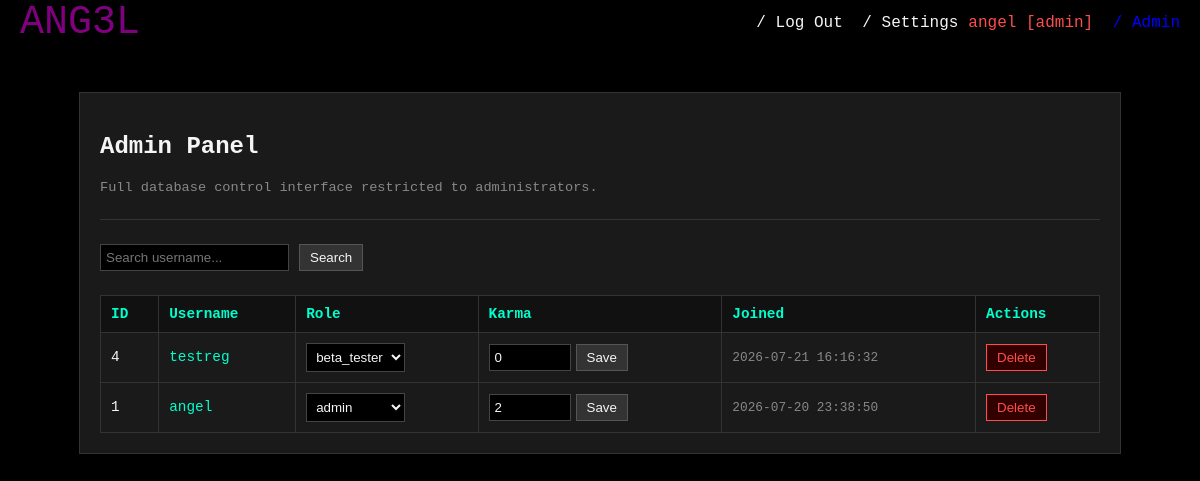
The page /admin.php (signed in) on the database as committed earlier.
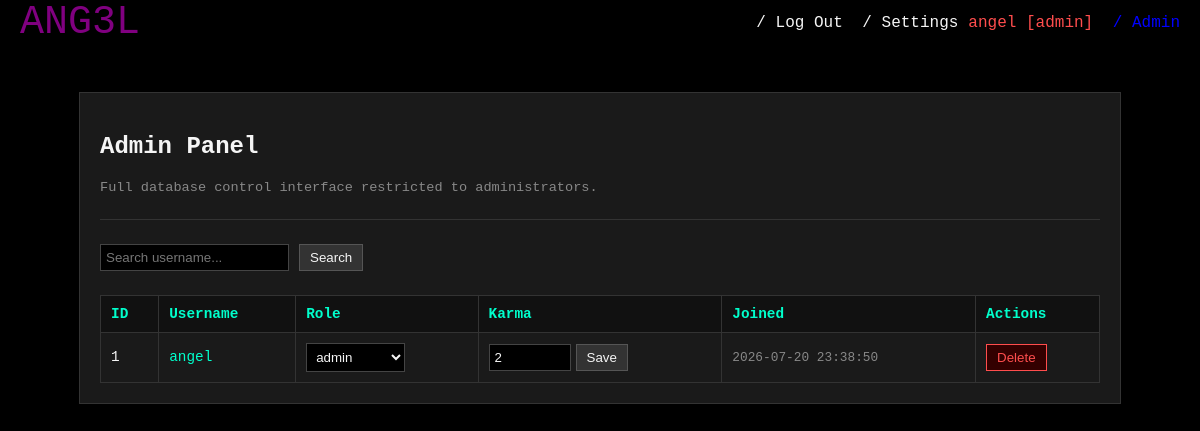
The same page on the database as committed later.
### tables this page shows
CREATE TABLE users (
    id INTEGER PRIMARY KEY AUTOINCREMENT,
    username TEXT UNIQUE NOT NULL,
    password_hash TEXT NOT NULL,
    is_admin INTEGER DEFAULT 0,
    created_at DATETIME DEFAULT CURRENT_TIMESTAMP
, role TEXT DEFAULT 'member', karma INTEGER DEFAULT 0);

### db.php (called while the page is built, shortened)
<?php
if (!function_exists('getRoleColor')) {
    function getRoleColor($role) {
        switch ($role) {
            case 'admin': return '#FF4D4D';
        }
    }
}

### public/admin.php (the view, shortened to what this page needs)
<?php
require_once __DIR__ . '/../db.php';
$search = trim($_GET['search'] ?? '');
if (!empty($search)) {
    $stmt = $db->prepare("SELECT id, username, role, karma, created_at FROM users WHERE username LIKE ? ORDER BY id DESC");
    $stmt->execute(['%' . $search . '%']);
} else {
    $stmt = $db->query("SELECT id, username, role, karma, created_at FROM users ORDER BY id DESC LIMIT 50");
}
$users = $stmt->fetchAll(PDO::FETCH_ASSOC);
?>
<!DOCTYPE html>
<html>
<head>
    <link rel="stylesheet" type="text/css" href="/css/header.css">
    <link rel="stylesheet" type="text/css" href="/css/admin.css">
</head>
<body>
    <?php include __DIR__ . '/../includes/header.php'; ?>
    <div class="container">
        <h2>Admin Panel</h2>
        <p style="color: #888; font-size: 0.85rem;">Full database control interface restricted to administrators.</p>
        <hr style="border: 0; border-top: 1px solid #333; margin: 1.5rem 0;">
        <form class="search-box" method="GET" action="admin.php">
            <input type="text" name="search" placeholder="Search username..." value="<?php echo htmlspecialchars($search, ENT_QUOTES, 'UTF-8'); ?>">
            <button type="submit">Search</button>
        </form>
        <table>
            <thead>
                <tr>
                    <th>ID</th>
                    <th>Username</th>
                    <th>Role</th>
                    <th>Karma</th>
                    <th>Joined</th>
                    <th>Actions</th>
                </tr>
            </thead>
            <tbody>
                <?php if (empty($users)): ?>
                    <tr><td colspan="6" style="text-align: center; color: gray;">No users found.</td></tr>
                <?php else: ?>
                    <?php foreach ($users as $u): ?>
                        <tr>
                            <td><?php echo $u['id']; ?></td>
                            <td><a href="/u/<?php echo htmlspecialchars($u['username'], ENT_QUOTES, 'UTF-8'); ?>" style="color: #00ffcc; text-decoration: none;"><?php echo htmlspecialchars($u['username'], ENT_QUOTES, 'UTF-8'); ?></a></td>
                            <td>
                                <form action="admin.php" method="POST" style="display:inline;">
                                    <select name="role" onchange="this.form.submit()">
                                        <option value="beta_tester" <?php if($u['role']=='beta_tester') echo 'selected'; ?>>beta_tester</option>
                                        <option value="admin" <?php if($u['role']=='admin') echo 'selected'; ?>>admin</option>
                                    </select>
                                </form>
                            </td>
                            <td>
                                <form action="admin.php" method="POST" style="display:inline; display:flex; gap:5px;">
                                    <input type="number" name="karma" value="<?php echo $u['karma']; ?>" style="width: 70px;">
                                    <button type="submit">Save</button>
                                </form>
                            </td>
                            <td style="color: #888; font-size: 0.8rem;"><?php echo $u['created_at']; ?></td>
                            <td>
                                <form action="admin.php" method="POST" onsubmit="return confirm('Are you sure you want to delete user <?php echo htmlspecialchars($u['username'], ENT_QUOTES, 'UTF-8'); ?>?');" style="display:inline;">
                                    <button type="submit" class="btn-danger">Delete</button>
                                </form>
                            </td>
                        </tr>
                    <?php endforeach; ?>
                <?php endif; ?>
            </tbody>
        </table>
    </div>
</body>
</html>

### includes/header.php (shortened to what this page needs)
<header>
    <span class="TITLE"><a href="/">ANG3L</a></span>
    <?php if (isset($_SESSION['user_id'])): ?>
        <p><a href="/logout.php">&nbsp;/ Log Out</a></p>
        <p><a href="/settings.php">&nbsp;/ Settings</a></p>
        <?php
        $role = $_SESSION['role'] ?? 'member';
        $role_color = getRoleColor($role);
        $role_suffix = ' [' . $role . ']';
        $profile_url = '/u/' . urlencode($_SESSION['username']);
        ?>
        <p><a class='usrname' style="color: <?php echo $role_color; ?>;" href="<?php echo $profile_url; ?>"><?php echo htmlspecialchars($_SESSION['username'] . $role_suffix, ENT_QUOTES, 'UTF-8'); ?></a></p>
        <?php if ($role === 'admin'): ?>
            <p><a style="color: blue" href="/admin.php">&nbsp;/ Admin</a></p>
        <?php endif; ?>
    <?php else: ?>
        <p><a href="/register.php">Register /</a></p>
        <p><a href="/login.php">&nbsp;Login</a></p>
    <?php endif; ?>
</header>

### public/css/header.css (style rules this page uses)
body { background-color: rgb(0, 0, 0); margin: 0; }
header { color: whitesmoke; font-family: JetbrainsMono NF; position: fixed; width: 100%; display: flex; padding: 10px; }
.TITLE { font-size: 40px; text-align: left; }
span a { color: purple; }
a { color: whitesmoke; text-decoration: none; }
header { color: purple; font-family: "JetBrainsMono NF", monospace; background-color: rgb(0, 0, 0); position: fixed; top: 0; left: 0; width: 100%; display: flex; align-items: center; box-sizing: border-box; padding: 0 20px; z-index: 1000; }
.TITLE { font-size: 40px; text-align: left; margin-right: auto; }
p a { color: whitesmoke; text-decoration: none; }
header p { display: inline-block; margin: 0; padding-left: 10px; }
.usrname { color: red; }

### public/css/admin.css (style rules this page uses)
body { background: #000000; color: whitesmoke; font-family: "JetBrainsMono NF", monospace; margin: 0; padding-top: 60px; }
.container { max-width: 1000px; margin: 2rem auto; padding: 20px; background: #1a1a1a; border: 1px solid #333; }
table { width: 100%; border-collapse: collapse; margin-top: 1rem; }
th, td { padding: 10px; border: 1px solid #333; text-align: left; font-size: 0.9rem; }
th { background: #111; color: #00ffcc; }
input[type="text"], input[type="number"], select { background: #000; color: whitesmoke; border: 1px solid #444; padding: 5px; }
button { background: #333; color: whitesmoke; border: 1px solid #555; padding: 5px 10px; cursor: pointer; }
.btn-danger { background: #330000; border-color: #ff4d4d; color: #ff4d4d; }
.search-box { margin-bottom: 1.5rem; display: flex; gap: 10px; }

Rows that differ between the two databases and show on the page:
removed users: id "4", username "testreg", role "beta_tester", karma "0", created_at "2026-07-21 16:16:32"
